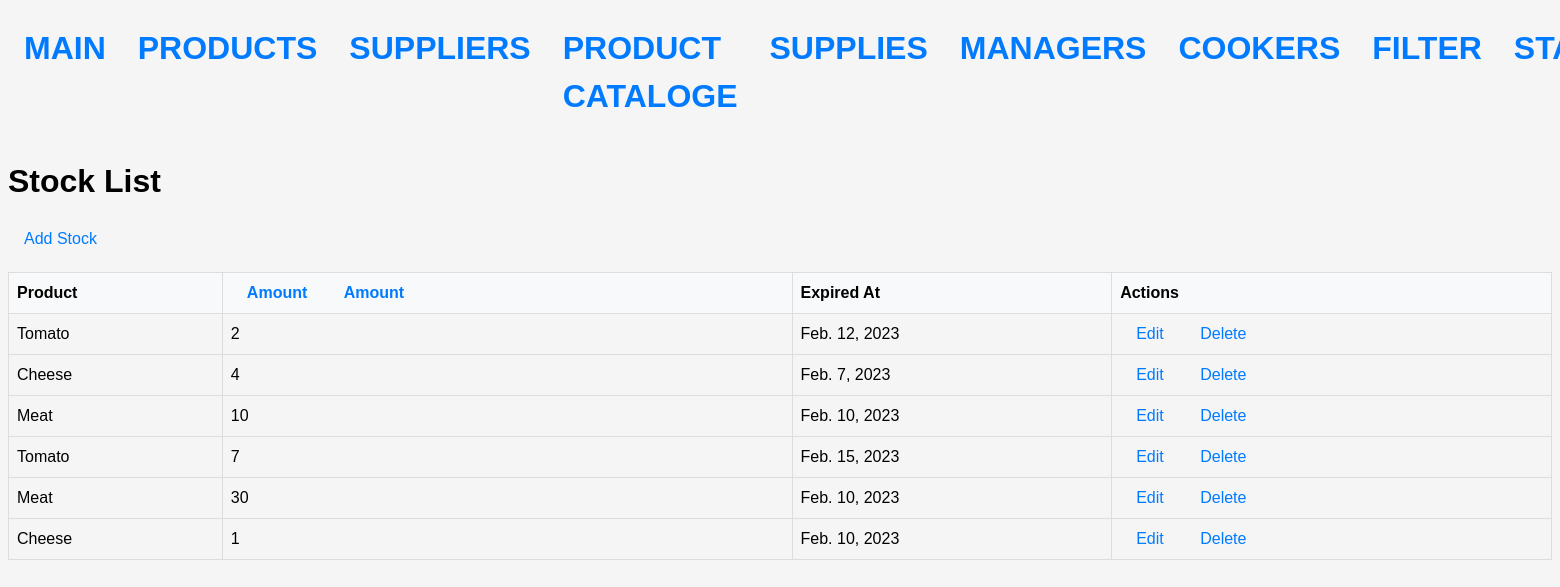
Before: / with the older database file.
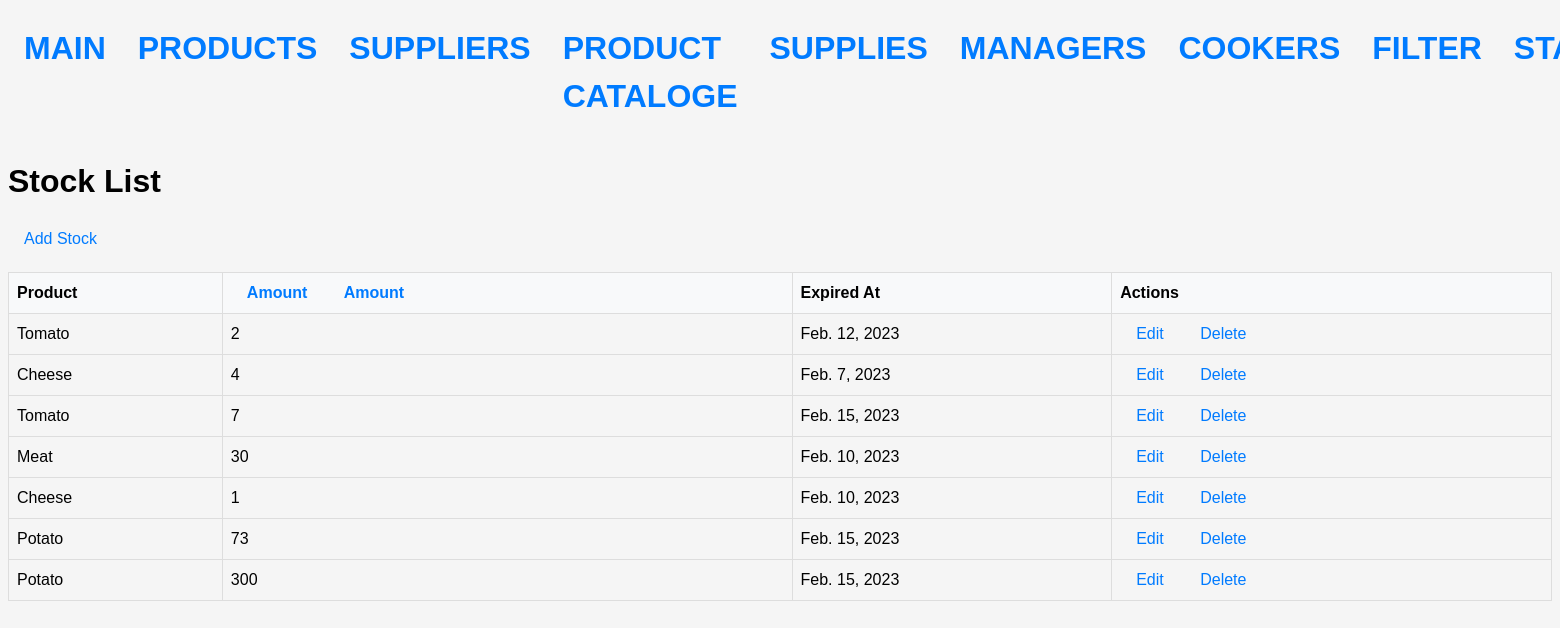
After: the same page with the newer database file.
### stock/models.py (models this page shows, shortened)
class StockProduct(Model):
    product = models.ForeignKey(Product, on_delete=models.CASCADE)
    amount = models.IntegerField()
    expired_at = models.DateField()

class Product(Model):
    name = models.CharField(max_length=64)
    term = models.IntegerField()
    measure = models.ForeignKey(Measure, on_delete=models.CASCADE)
    def __str__(self):
        return self.name

### stock/views.py (the view)
# urls.py: path('', StockListView.as_view(), name='stock'),
class StockListView(ListView):
    model = StockProduct
    template_name = 'stock/stock_list.html'
    context_object_name = 'stocks'
    def get_queryset(self):
        queryset = super().get_queryset()
        sort = self.request.GET.get('sort', '')
        if sort == 'amount_asc':
            queryset = queryset.order_by('amount')
        elif sort == 'amount_desc':
            queryset = queryset.order_by('-amount')
        return queryset
    def get_context_data(self, **kwargs):
        context = super().get_context_data(**kwargs)
        context['now'] = datetime.date.today()
        return context

### templates/stock/stock_list.html (shortened to what this page needs)
{% extends 'base.html' %}
{% block content %}
  <h1>Stock List</h1>
  <a href="{% url 'create_stock' %}">Add Stock</a>
  <table>
    <thead>
      <tr>
        <th>Product</th>
        <th>
          <a href="?sort=amount_asc">
            Amount
          </a>
          <a href="?sort=amount_desc">
            Amount
          </a>
        </th>
        <th>Expired At</th>
        <th>Actions</th>
      </tr>
    </thead>
    <tbody>
    {% for stock in stocks %}
          {% if stock.amount > 0 and stock.expired_at > now %}
        <tr>
          <td>{{ stock.product }}</td>
          <td>{{ stock.amount }}</td>
          <td>{{ stock.expired_at }}</td>
          <td>
            <a href="{% url 'update_stock' stock.pk %}">Edit</a>
            <a href="{% url 'delete_stock' stock.pk %}">Delete</a>
          </td>
        </tr>
          {% endif %}
      {% endfor %}
    </tbody>
  </table>
{% endblock %}

Changed rows visible on the page:
no longer on this page (row edited): StockProduct: product "Meat", amount "10", expired_at "Feb. 10, 2023"
added StockProduct: product "Potato", amount "73", expired_at "Feb. 15, 2023"
added StockProduct: product "Potato", amount "300", expired_at "Feb. 15, 2023"
